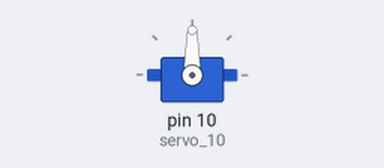
Recording of a sketch running on a simulated Arduino Uno, built with avr-gcc and run on an emulated ATmega328P. Shown: servo. What the sketch prints to the serial monitor is not drawn.

Above: at 0.05 s.
Timing chart, 0 to 4.6 s (numbered marks = the images above):
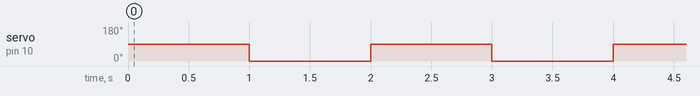

The sketch:

smart_home_servo.ino
```cpp
#include <Servo.h>
Servo servo_10;

void setup(){
  Serial.begin(115200);
  servo_10.attach(10);
}
void loop(){
  Serial.println("Write 90");
  servo_10.write(90);
  delay(1000);
  Serial.println("Write -90");
  servo_10.write(-90);
  delay(1000);
}
```

Measured:
- by itself, servo on pin 10 (servo_10): alternates 90° for 1.0 s and 0° for 1.0 s
